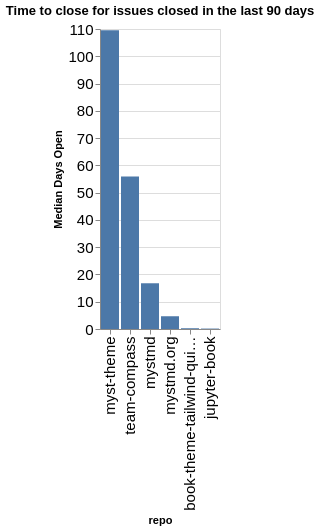

The notebook cell saved with this chart:
### Code cell
time_open = closed.groupby(['org', 'repo']).agg({'time_open': 'median'}).reset_index()
time_open['time_open'] = time_open['time_open'] / (60 * 60 * 24)
time_open['org/repo'] = time_open.apply(lambda a: a['org'] + '/' + a['repo'], axis=1)
sorted_vals = time_open.sort_values(['org', 'time_open'], ascending=False)['repo'].values
alt.Chart(data=time_open, title=f"Time to close for issues closed in the last {n_days} days").mark_bar().encode(
    x=alt.X('repo', sort=alt.Sort(sorted_vals.tolist())),
    y=alt.Y('time_open', title="Median Days Open"),
)

### Figure 1 — Vega-Lite specification as saved in the notebook (floating-point values rounded to 4 significant figures)
{"config": {"axisLeft": {"labelFontSize": 15}, "axisBottom": {"labelFontSize": 15}}, "data": {"name": "data-366063dbdcce631a75b4aa33765c159c"}, "mark": {"type": "bar"}, "encoding": {"x": {"field": "repo", "sort": ["myst-theme", "team-compass", "mystmd", "mystmd.org", "book-theme-tailwind-quickstart", "jupyter-book"], "type": "nominal"}, "y": {"field": "time_open", "title": "Median Days Open", "type": "quantitative"}}, "title": "Time to close for issues closed in the last 90 days", "$schema": "https://vega.github.io/schema/vega-lite/v5.20.1.json", "datasets": {"data-366063dbdcce631a75b4aa33765c159c": [{"org": "jupyter-book", "repo": "book-theme-tailwind-quickstart", "time_open": 0.2781, "org/repo": "jupyter-book/book-theme-tailwind-quickstart"}, {"org": "jupyter-book", "repo": "jupyter-book", "time_open": 0.1602, "org/repo": "jupyter-book/jupyter-book"}, {"org": "jupyter-book", "repo": "myst-theme", "time_open": 109.6, "org/repo": "jupyter-book/myst-theme"}, {"org": "jupyter-book", "repo": "mystmd", "time_open": 16.77, "org/repo": "jupyter-book/mystmd"}, {"org": "jupyter-book", "repo": "mystmd.org", "time_open": 4.676, "org/repo": "jupyter-book/mystmd.org"}, {"org": "jupyter-book", "repo": "team-compass", "time_open": 55.9, "org/repo": "jupyter-book/team-compass"}]}}
